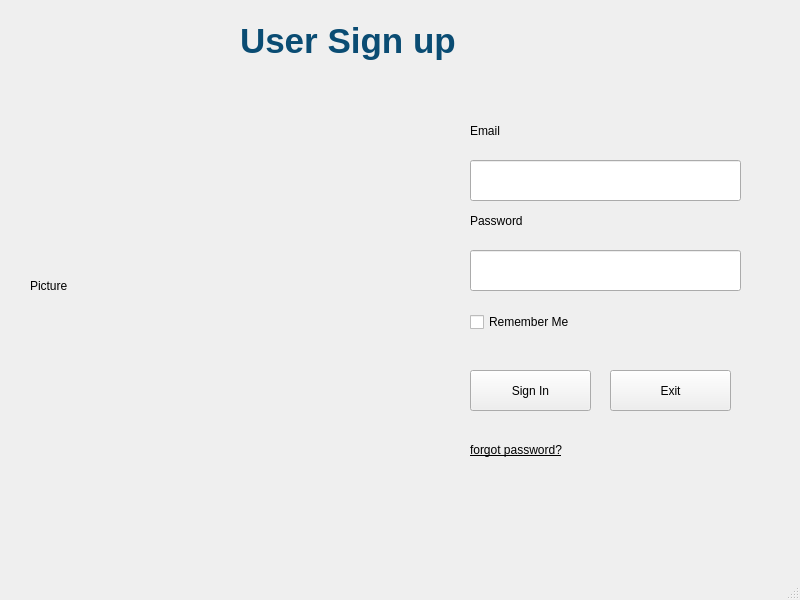
<?xml version="1.0" encoding="UTF-8"?>
<ui version="4.0">
 <class>MainWindow</class>
 <widget class="QMainWindow" name="MainWindow">
  <property name="geometry">
   <rect>
    <x>0</x>
    <y>0</y>
    <width>800</width>
    <height>600</height>
   </rect>
  </property>
  <property name="windowTitle">
   <string>MainWindow</string>
  </property>
  <widget class="QWidget" name="centralwidget">
   <widget class="QLabel" name="label">
    <property name="geometry">
     <rect>
      <x>240</x>
      <y>20</y>
      <width>281</width>
      <height>41</height>
     </rect>
    </property>
    <property name="styleSheet">
     <string notr="true">font-family: &quot;Behove&quot;;
font-size: 35px;
    font-weight: bold;
    color: #0a4c73;</string>
    </property>
    <property name="text">
     <string>User Sign up</string>
    </property>
   </widget>
   <widget class="QLabel" name="label_4">
    <property name="geometry">
     <rect>
      <x>470</x>
      <y>210</y>
      <width>161</width>
      <height>21</height>
     </rect>
    </property>
    <property name="text">
     <string>Password</string>
    </property>
   </widget>
   <widget class="QLabel" name="label_5">
    <property name="geometry">
     <rect>
      <x>470</x>
      <y>320</y>
      <width>161</width>
      <height>21</height>
     </rect>
    </property>
    <property name="text">
     <string/>
    </property>
   </widget>
   <widget class="QPushButton" name="Sign_in">
    <property name="geometry">
     <rect>
      <x>470</x>
      <y>370</y>
      <width>121</width>
      <height>41</height>
     </rect>
    </property>
    <property name="text">
     <string>Sign In</string>
    </property>
    <property name="style" stdset="0">
     <string/>
    </property>
   </widget>
   <widget class="QLabel" name="create_acc">
    <property name="geometry">
     <rect>
      <x>470</x>
      <y>440</y>
      <width>291</width>
      <height>21</height>
     </rect>
    </property>
    <property name="text">
     <string>&lt;html&gt;&lt;head/&gt;&lt;body&gt;&lt;p&gt;&lt;span style=&quot; text-decoration: underline;&quot;&gt;forgot password?&lt;/span&gt;&lt;/p&gt;&lt;/body&gt;&lt;/html&gt;</string>
    </property>
    <property name="textFormat">
     <enum>Qt::TextFormat::RichText</enum>
    </property>
    <property name="openExternalLinks">
     <bool>false</bool>
    </property>
   </widget>
   <widget class="QLineEdit" name="password_input">
    <property name="geometry">
     <rect>
      <x>470</x>
      <y>250</y>
      <width>271</width>
      <height>41</height>
     </rect>
    </property>
   </widget>
   <widget class="QLineEdit" name="firstName_input">
    <property name="geometry">
     <rect>
      <x>470</x>
      <y>160</y>
      <width>271</width>
      <height>41</height>
     </rect>
    </property>
   </widget>
   <widget class="QCheckBox" name="Remember_me">
    <property name="geometry">
     <rect>
      <x>470</x>
      <y>310</y>
      <width>161</width>
      <height>24</height>
     </rect>
    </property>
    <property name="text">
     <string>Remember Me</string>
    </property>
   </widget>
   <widget class="QLabel" name="logo">
    <property name="geometry">
     <rect>
      <x>30</x>
      <y>140</y>
      <width>411</width>
      <height>291</height>
     </rect>
    </property>
    <property name="styleSheet">
     <string notr="true"/>
    </property>
    <property name="text">
     <string>Picture</string>
    </property>
   </widget>
   <widget class="QLabel" name="label_7">
    <property name="geometry">
     <rect>
      <x>470</x>
      <y>120</y>
      <width>161</width>
      <height>21</height>
     </rect>
    </property>
    <property name="text">
     <string>Email</string>
    </property>
   </widget>
   <widget class="QPushButton" name="Exit">
    <property name="geometry">
     <rect>
      <x>610</x>
      <y>370</y>
      <width>121</width>
      <height>41</height>
     </rect>
    </property>
    <property name="styleSheet">
     <string notr="true"/>
    </property>
    <property name="text">
     <string>Exit</string>
    </property>
    <property name="style" stdset="0">
     <string>danger</string>
    </property>
   </widget>
  </widget>
  <widget class="QMenuBar" name="menubar">
   <property name="geometry">
    <rect>
     <x>0</x>
     <y>0</y>
     <width>800</width>
     <height>26</height>
    </rect>
   </property>
  </widget>
  <widget class="QStatusBar" name="statusbar"/>
 </widget>
 <resources/>
 <connections/>
</ui>
